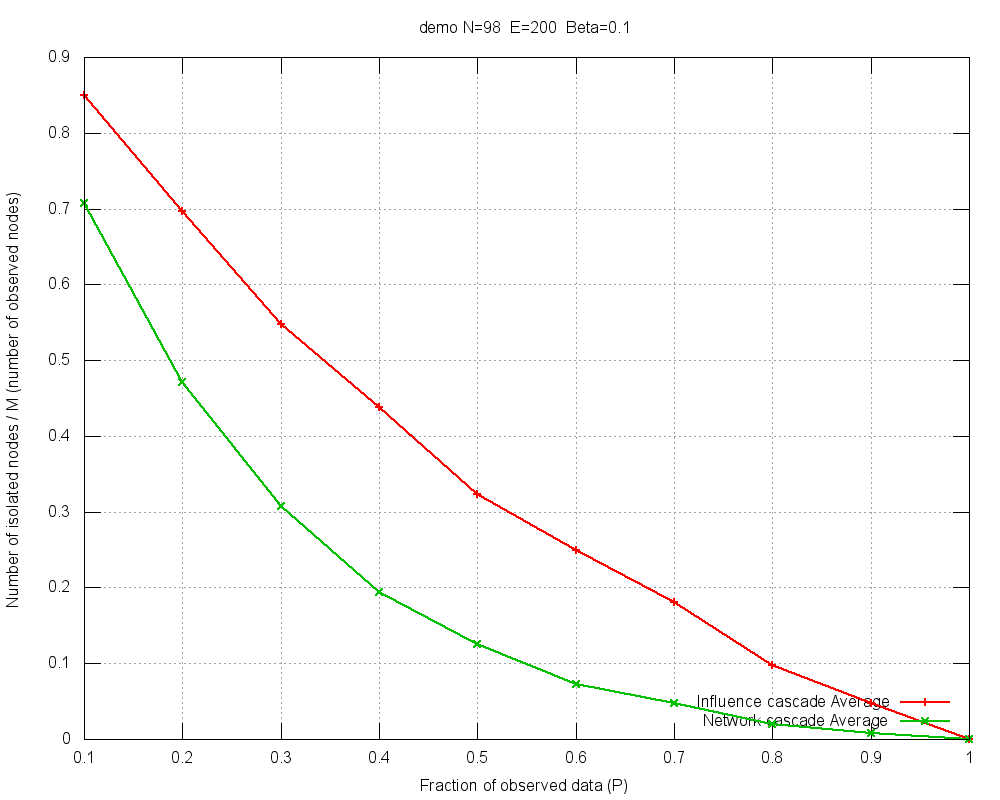

Reproduce this figure in gnuplot.
#
# demo N=98  E=200  Beta=0.1 (Thu Mar 20 14:49:29 2014)
#

set title "demo N=98  E=200  Beta=0.1"
set key bottom right
set autoscale
set grid
set xlabel "Fraction of observed data (P)"
set ylabel "Number of isolated nodes / M (number of observed nodes)"
set tics scale 2
set terminal png size 1000,800
set output 'nIso-demo-B010.png'
plot 	"nIso-demo-B010.tab" using 1:3 title "Influence cascade Average" with linespoints lw 2,\
	"nIso-demo-B010.tab" using 1:2 title "Network cascade Average" with linespoints lw 2
